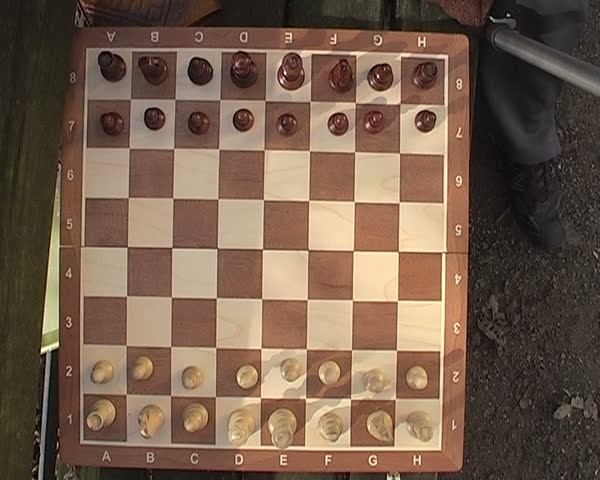
#> input picture input/1.jpg, 600 x 480 px
$ python FindChessboards.py   (older library calls are emulated)
#> lines starting #> are read from the running program, lines starting #| are printed output that depends on the picture; after the words box and inside, x2 and y2 are one past the last pixel; in counts of white or black regions, pixels touching at a corner belong together
# coding=utf-8
import PIL.Image
import matplotlib.image as mpimg
import scipy.ndimage
import cv2 # For Sobel etc
import glob
import numpy as np
import matplotlib.pyplot as plt
from matplotlib.pyplot import figure, imshow, axis
from matplotlib.image import imread
np.set_printoptions(suppress=True, linewidth=200) # Better printing of arrays
plt.rcParams['image.cmap'] = 'jet' # Default colormap is jet


# Saddle

def getSaddle(gray_img):
    img = gray_img.astype(np.float64)
    gx = cv2.Sobel(img,cv2.CV_64F,1,0)
    gy = cv2.Sobel(img,cv2.CV_64F,0,1)
    gxx = cv2.Sobel(gx,cv2.CV_64F,1,0)
    gyy = cv2.Sobel(gy,cv2.CV_64F,0,1)
    gxy = cv2.Sobel(gx,cv2.CV_64F,0,1)

    S = gxx*gyy - gxy**2
    return S

def nonmax_sup(img, win=10):
    w, h = img.shape
#     img = cv2.blur(img, ksize=(5,5))
    img_sup = np.zeros_like(img, dtype=np.float64)
    for i,j in np.argwhere(img):
        # Get neigborhood
        ta=max(0,i-win)
        tb=min(w,i+win+1)
        tc=max(0,j-win)
        td=min(h,j+win+1)
        cell = img[ta:tb,tc:td]
        val = img[i,j]
        if np.sum(cell.max() == cell) > 1:
            print(cell.argmax())
        if cell.max() == val:
            img_sup[i,j] = val
    return img_sup

def pruneSaddle(s):
    thresh = 128
    score = (s>0).sum()
    while (score > 10000):
        thresh = thresh*2
        s[s<thresh] = 0
        score = (s>0).sum()

# [10 lines left out: function getMinSaddleDist, not called in this run]

# Contour

def simplifyContours(contours):
  for i in range(len(contours)):
    # Approximate contour and update in place
    contours[i] = cv2.approxPolyDP(contours[i],0.04*cv2.arcLength(contours[i],True),True)

# [112 lines left out: functions is_square, getAngle, getContourVals, pruneContours, not called in this run]

def getContours(img, edges, iters=10):
    # Morphological Gradient to get internal squares of canny edges.
    kernel = cv2.getStructuringElement(cv2.MORPH_ELLIPSE,(3,3))
    edges_gradient = cv2.morphologyEx(edges, cv2.MORPH_GRADIENT, kernel)
    _, contours, hierarchy = cv2.findContours(edges_gradient, cv2.RETR_CCOMP, cv2.CHAIN_APPROX_SIMPLE)

    simplifyContours(contours)

    return np.array(contours), hierarchy[0]


# Corners

# [118 lines left out: functions updateCorners, getIdentityGrid, getChessGrid, findGoodPoints, getInitChessGrid, makeChessGrid and 3 more, not called in this run]


def loadImage(filepath):
#> called with filepath = 'input/1.jpg'
    img_orig = PIL.Image.open(filepath)
#> img_orig is the input picture: PIL image 600x480 RGB; mean R, G, B 116.4, 93.5, 76.6
    img_width, img_height = img_orig.size
#> img_width = 600; img_height = 480

    # Resize
    aspect_ratio = min(500.0/img_width, 500.0/img_height)
#> aspect_ratio = 0.833
    new_width, new_height = ((np.array(img_orig.size) * aspect_ratio)).astype(int)
#> new_width = 500; new_height = 400
    img = img_orig.resize((new_width,new_height), resample=PIL.Image.BILINEAR)
    img = img.convert('L') # grayscale
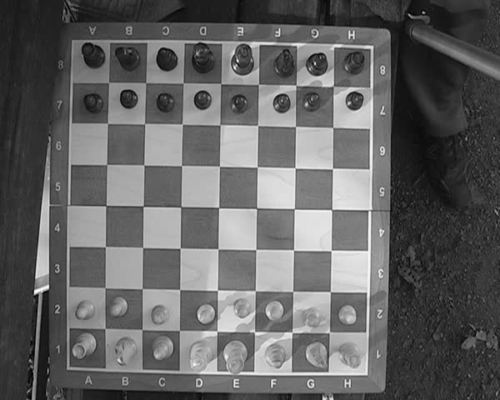
#> img: PIL image 500x400 L; min 4, max 251, mean 98.5
    img = np.array(img)

    return img

def findChessboard(img, min_pts_needed=15, max_pts_needed=25):
#> called with min_pts_needed = 15, max_pts_needed = 25
    blur_img = cv2.blur(img, (3,3)) # Blur it
    saddle = getSaddle(blur_img)
#> in getSaddle, `gxy = cv2.Sobel(gx,cv2.CV_64F,0,1)`:
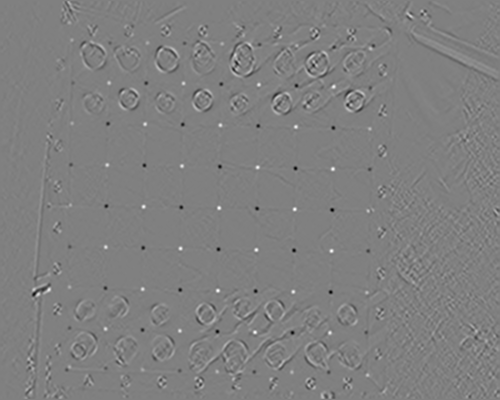
#> gxy: shape (400, 500) float64; min -1274, max 1262, mean 0; drawn with min black and max white
#> in getSaddle, `S = gxx*gyy - gxy**2`:
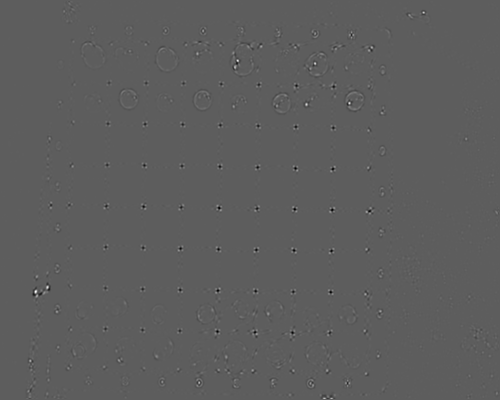
#> S: shape (400, 500) float64; min -1623076, max 2792576, mean -29.5; drawn with min black and max white
    saddle = -saddle
    saddle[saddle<0] = 0
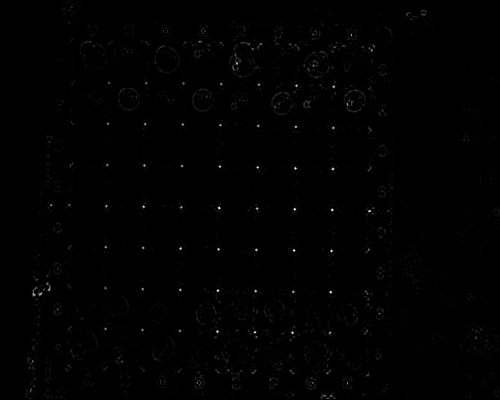
#> saddle: shape (400, 500) float64; min 0, max 1623076, mean 8663.6; drawn with min black and max white
    pruneSaddle(saddle)
#> in pruneSaddle, `score = (s>0).sum()`: score = 112366
#> the loop in pruneSaddle, `while (score > 10000):` made 9 passes
#> (thresh, score) on passes 1 to 9: (256, 88344), (512, 77062), (1024, 65040), (2048, 53101), (4096, 41641), (8192, 30285), (16384, 19807), (32768, 11396), (65536, 5750)
#> after the loop in pruneSaddle, `while (score > 10000):`: thresh = 65536
    s2 = nonmax_sup(saddle)
#> the loop in nonmax_sup, `for i,j in np.argwhere(img):` made 5750 passes
#> (i, j, ta, tb, tc, td, val) on passes 1, 3, 4: (1, 66, 0, 12, 56, 77, 66272), (1, 69, 0, 12, 59, 80, 189448), (2, 66, 0, 13, 56, 77, 98164)
    s2[s2<100000]=0
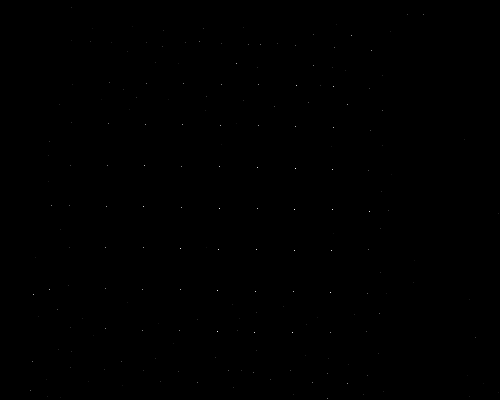
#> s2: shape (400, 500) float64; min 0, max 1623076, mean 524.1; drawn with min black and max white
    spts = np.argwhere(s2)
#> spts = 196 pairs, first value 7 to 398, second value 30 to 498

    edges = cv2.Canny(img, 20, 250)
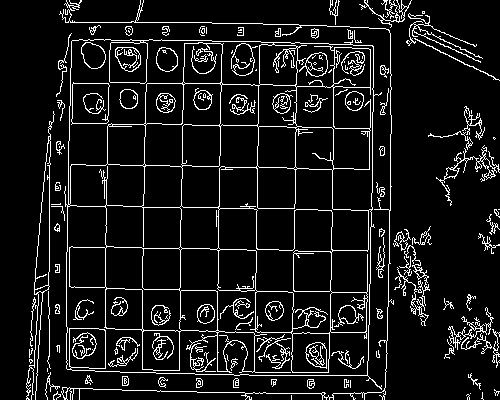
#> edges: shape (400, 500); 9.1% white in thin lines or dots
    contours_all, hierarchy = getContours(img, edges)
#> in getContours, `edges_gradient = cv2.morphologyEx(edges, cv2.MORPH_GRADIENT, kernel)`:
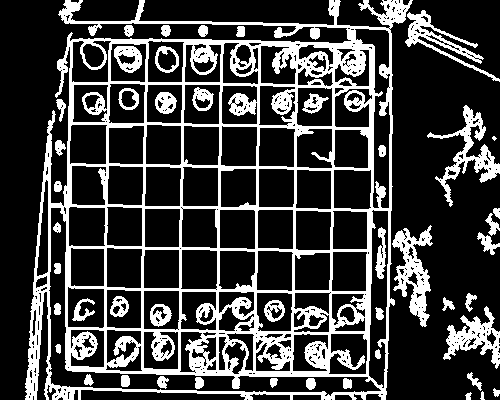
#> edges_gradient: shape (400, 500); 24.6% white; 47 white regions (1 under 20 px)
#> in getContours, `_, contours, hierarchy = cv2.findContours(edges_gradient, cv2.RETR_CCO..`: contours = 606 contours, 416 with area under 20; largest, box (x1, y1, x2, y2) and area: (25, 0, 413, 400) 123084, (48, 207, 382, 397) 7588, (368, 209, 389, 389) 2796, (354, 28, 391, 209) 2732, (392, 225, 433, 327) 1802
#> after the loop in simplifyContours, `for i in range(len(contours)):`: contours = 606 contours, 422 with area under 20; largest, box (x1, y1, x2, y2) and area: (25, 0, 413, 400) 134803, (50, 208, 382, 391) 3773, (355, 28, 390, 209) 2978, (392, 225, 431, 327) 1847, (427, 105, 500, 207) 1696
    contours, hierarchy = pruneContours(contours_all, hierarchy, saddle)

    curr_num_good = 0
    curr_grid_next = None
    curr_grid_good = None
    curr_M = None

    for cnt_i in range(len(contours)):
        #print ("On Contour %d" % cnt_i)
        cnt = contours[cnt_i].squeeze()
        grid_curr, ideal_grid, M = getInitChessGrid(cnt)

        for grid_i in range(7):
            grid_curr, ideal_grid, _ = makeChessGrid(M, N=(grid_i+1))
            grid_next, grid_good = findGoodPoints(grid_curr, spts)
            num_good = np.sum(grid_good)
            #print('I %d (N=%d), num_good: %d of %d' % (grid_i, grid_i+1, num_good, grid_good.size))
            if num_good < 4:
                M = None
                #print ("Failed to converge on this one")
                break
            M, _ = generateNewBestFit(ideal_grid, grid_next, grid_good)
            # Check that a valid and reasonable M was returned
            if M is None or np.abs(M[0,0] / M[1,1]) > 15 or np.abs(M[1,1] / M[0,0]) > 15:
#             if M is None:
                M = None
                #print ("Failed to converge on this one")
                break
        if M is None:
            continue
        elif num_good > curr_num_good:
            curr_num_good = num_good
            curr_grid_next = grid_next
            curr_grid_good = grid_good
            curr_M = M

        # If we found something with more than max needed, good enough to stop here
        if num_good > max_pts_needed:
            break

    # If we found something
    if curr_num_good > min_pts_needed:
        final_ideal_grid = getIdentityGrid(2+2*7)-7
        return curr_M, final_ideal_grid, curr_grid_next, curr_grid_good, spts
    else:
        return None, None, None, None, None

# [56 lines left out: functions getUnwarpedPoints, getBoardOutline, processSingle, not called in this run]

def main():
  filenames = glob.glob('input/*')
  fig = figure( figsize=(20, 20))
  n = len(filenames)
  col = 4
  row = n/col
  if (n%col != 0):
      row += 1

  for i in range(n):
      filename = filenames[i]
      print ("Processing %d/%d : %s" % (i+1,n,filename))

      img = loadImage(filename)
      M, ideal_grid, grid_next, grid_good, spts = findChessboard(img)

      # View
      if M is not None:
          M, _ = generateNewBestFit((ideal_grid+8)*32, grid_next, grid_good) # generate mapping for warping image
          img_warp = cv2.warpPerspective(img, M, (17*32, 17*32), flags=cv2.WARP_INVERSE_MAP)

          best_lines_x, best_lines_y = getBestLines(img_warp)
          xy_unwarp = getUnwarpedPoints(best_lines_x, best_lines_y, M)
          board_outline_unwarp = getBoardOutline(best_lines_x, best_lines_y, M)

          a=fig.add_subplot(row,col,i+1)

          axs = plt.axis()
          imshow(img, cmap='Greys_r');
          axs = plt.axis()
      #     plt.plot(spts[:,1],spts[:,0],'o')
  #         plt.plot(grid_next[:,0].A, grid_next[:,1].A,'rs')
  #         plt.plot(grid_next[grid_good,0].A, grid_next[grid_good,1].A,'rs', markersize=3)
          plt.plot(xy_unwarp[:,0], xy_unwarp[:,1], 'r.',)
          plt.plot(board_outline_unwarp[:,0], board_outline_unwarp[:,1], 'ro-', markersize=5, linewidth=3)
          plt.axis(axs)
          plt.title("%s :  N matches=%d" % (filename, np.sum(grid_good)))
          axis('off')
          print("    N good pts %d" % np.sum(grid_good))

      else:
          a=fig.add_subplot(row,col,i+1)
          imshow(img, cmap='Greys_r');
          plt.title("%s : Fail" % (filename))
          axis('off')
          print("    Fail")

  plt.savefig('result.png', bbox_inches='tight')
  plt.show()


if __name__ == '__main__':
#> (the run stopped early here; a loop or call above may not have finished)

$ run again, with input/img_08.png saved as input/1.jpg
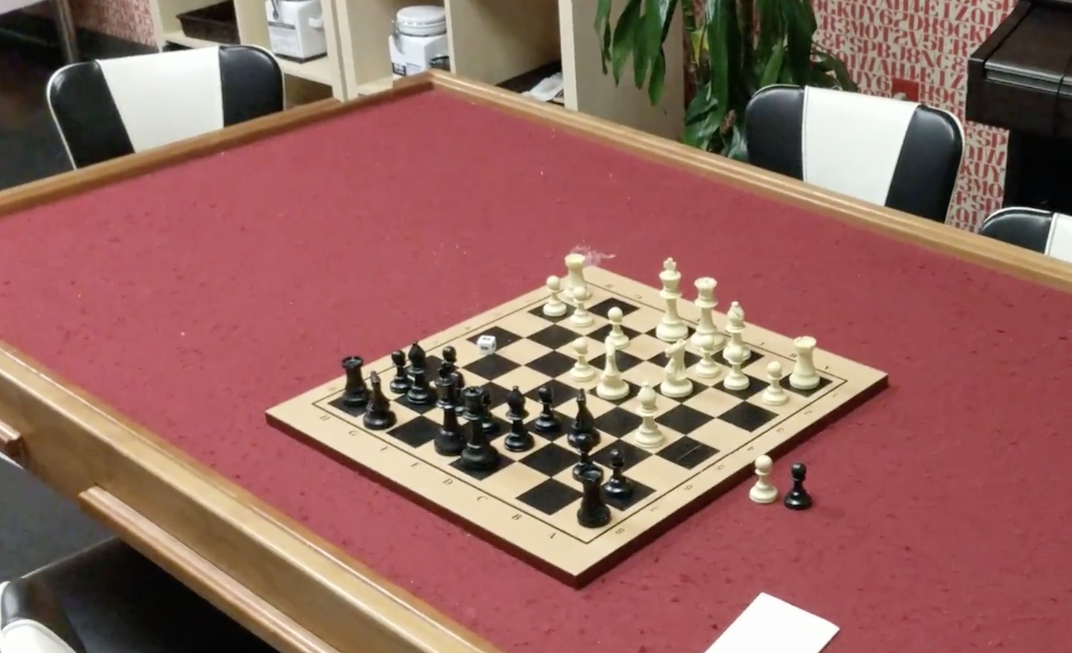
#> input picture input/img_08.png, 2144 x 1306 px (shown at 1/2 size)
#> in loadImage, img_orig is the input picture: PIL image 2144x1306 RGB; mean R, G, B 149, 103.3, 95.8
#> in pruneSaddle, `score = (s>0).sum()`: score = 84775
#> the loop in pruneSaddle, `while (score > 10000):` made 9 passes
#> (thresh, score) on passes 1 to 8: (256, 56347), (512, 46263), (1024, 38150), (2048, 31656), (4096, 26502), (8192, 21461), (16384, 16792), (32768, 12328)
#> after the loop in pruneSaddle, `while (score > 10000):`: thresh = 65536
#> the loop in nonmax_sup, `for i,j in np.argwhere(img):` made 8347 passes
#> (i, j, ta, tb, tc, td, val) on passes 1, 3, 4: (1, 18, 0, 12, 8, 29, 119796), (1, 20, 0, 12, 10, 31, 97240), (1, 102, 0, 12, 92, 113, 99040)
#> s2: shape (304, 500) float64; min 0, max 2686896, mean 740.4
#> spts = 130 pairs, first value 1 to 302, second value 1 to 495
#> in findChessboard, `edges = cv2.Canny(img, 20, 250)`:
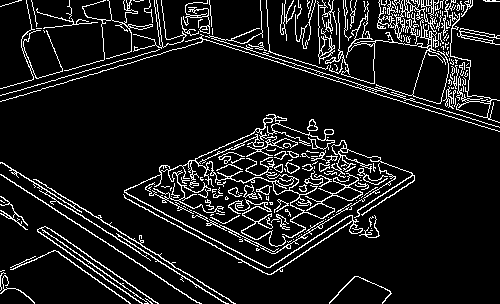
#> edges: shape (304, 500); 9.8% white in thin lines or dots
#> in getContours, `edges_gradient = cv2.morphologyEx(edges, cv2.MORPH_GRADIENT, kernel)`:
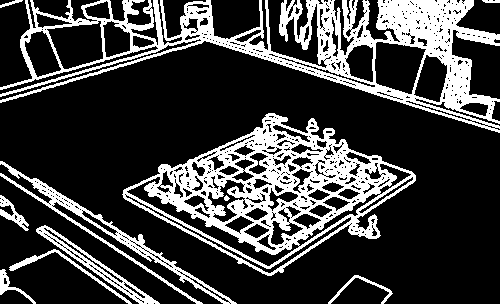
#> edges_gradient: shape (304, 500); 24.8% white; 11 white regions
#> in getContours, `_, contours, hierarchy = cv2.findContours(edges_gradient, cv2.RETR_CCO..`: contours = 832 contours, 696 with area under 20; largest, box (x1, y1, x2, y2) and area: (0, 0, 500, 133) 25192, (122, 113, 416, 276) 24666, (0, 161, 237, 304) 2643, (374, 41, 427, 95) 2008, (126, 176, 300, 267) 1978
#> after the loop in simplifyContours, `for i in range(len(contours)):`: contours = 832 contours, 712 with area under 20; largest, box (x1, y1, x2, y2) and area: (122, 113, 416, 276) 23762, (126, 176, 300, 267) 3100, (46, 20, 104, 70) 1918, (375, 41, 427, 95) 1912, (413, 54, 448, 103) 1004

$ run again, with input/img_1.png saved as input/1.jpg
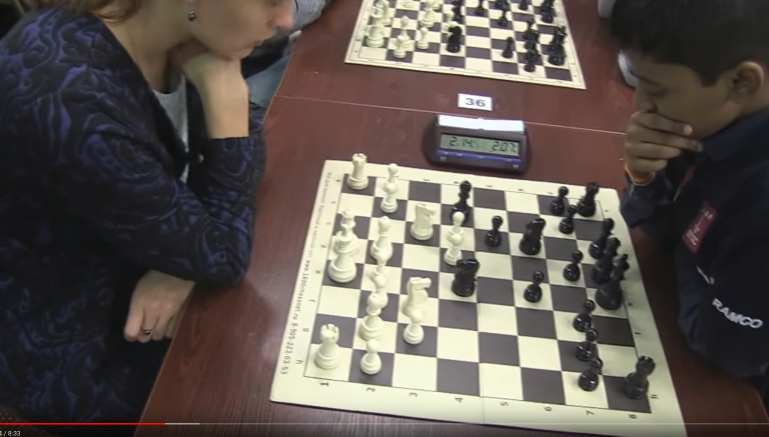
#> input picture input/img_1.png, 1537 x 873 px (shown at 1/2 size)
#> in loadImage, img_orig is the input picture: PIL image 1537x873 RGB; mean R, G, B 95.1, 87.1, 81.2
#> in pruneSaddle, `score = (s>0).sum()`: score = 76818
#> the loop in pruneSaddle, `while (score > 10000):` made 9 passes
#> (thresh, score) on passes 1 to 8: (256, 52671), (512, 45372), (1024, 38695), (2048, 31990), (4096, 25733), (8192, 20210), (16384, 15103), (32768, 10731)
#> after the loop in pruneSaddle, `while (score > 10000):`: thresh = 65536
#> the loop in nonmax_sup, `for i,j in np.argwhere(img):` made 7350 passes
#> (i, j, ta, tb, tc, td, val) on passes 1, 3, 4: (1, 236, 0, 12, 226, 247, 200372), (1, 246, 0, 12, 236, 257, 78412), (1, 247, 0, 12, 237, 258, 226912)
#> s2: shape (283, 500) float64; min 0, max 2612784, mean 945.2
#> spts = 130 pairs, first value 2 to 280, second value 8 to 485
#> in findChessboard, `edges = cv2.Canny(img, 20, 250)`:
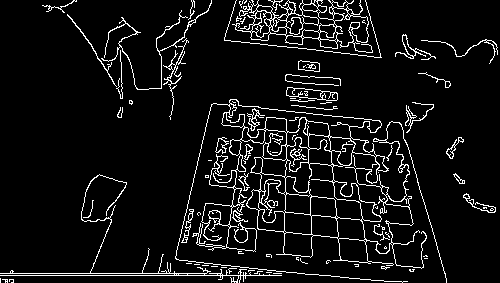
#> edges: shape (283, 500); 7.5% white in thin lines or dots
#> in getContours, `edges_gradient = cv2.morphologyEx(edges, cv2.MORPH_GRADIENT, kernel)`:
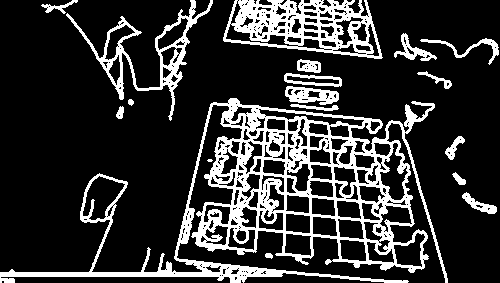
#> edges_gradient: shape (283, 500); 19.8% white; 18 white regions (1 under 20 px)
#> in getContours, `_, contours, hierarchy = cv2.findContours(edges_gradient, cv2.RETR_CCO..`: contours = 436 contours, 273 with area under 20; largest, box (x1, y1, x2, y2) and area: (0, 98, 448, 283) 31750, (223, 0, 383, 59) 6728, (66, 0, 213, 121) 3290, (82, 175, 126, 221) 1092, (379, 142, 409, 201) 820
#> after the loop in simplifyContours, `for i in range(len(contours)):`: contours = 436 contours, 279 with area under 20; largest, box (x1, y1, x2, y2) and area: (0, 104, 448, 283) 36206, (223, 0, 383, 58) 6795, (67, 0, 213, 121) 4472, (82, 178, 125, 220) 944, (379, 142, 409, 201) 693

$ run again, with input/img_12.png saved as input/1.jpg
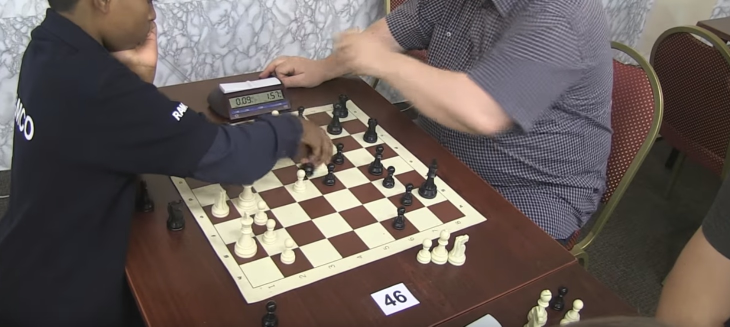
#> input picture input/img_12.png, 1460 x 653 px (shown at 1/2 size)
#> in loadImage, img_orig is the input picture: PIL image 1460x653 RGB; mean R, G, B 103, 92.6, 88.7
#> in pruneSaddle, `score = (s>0).sum()`: score = 59424
#> the loop in pruneSaddle, `while (score > 10000):` made 8 passes
#> (thresh, score) on passes 1 to 8: (256, 37737), (512, 32589), (1024, 27958), (2048, 23521), (4096, 19159), (8192, 14649), (16384, 10545), (32768, 6989)
#> after the loop in pruneSaddle, `while (score > 10000):`: thresh = 32768
#> the loop in nonmax_sup, `for i,j in np.argwhere(img):` made 6989 passes
#> (i, j, ta, tb, tc, td, val) on passes 1, 3, 4: (1, 29, 0, 12, 19, 40, 41200), (1, 31, 0, 12, 21, 42, 512464), (1, 32, 0, 12, 22, 43, 425272)
#> s2: shape (223, 500) float64; min 0, max 2696108, mean 743
#> spts = 90 pairs, first value 1 to 221, second value 6 to 498
#> edges: shape (223, 500); 9.2% white in thin lines or dots
#> in getContours, `edges_gradient = cv2.morphologyEx(edges, cv2.MORPH_GRADIENT, kernel)`:
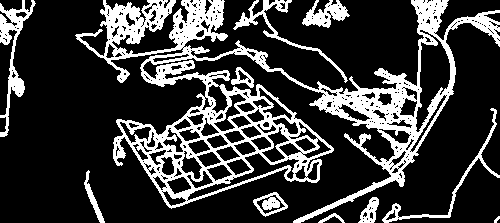
#> edges_gradient: shape (223, 500); 23% white; 11 white regions
#> in getContours, `_, contours, hierarchy = cv2.findContours(edges_gradient, cv2.RETR_CCO..`: contours = 475 contours, 372 with area under 20; largest, box (x1, y1, x2, y2) and area: (75, 0, 500, 223) 31197, (415, 29, 451, 133) 1826, (0, 0, 36, 137) 1110, (187, 152, 300, 201) 1044, (233, 0, 348, 83) 666
#> after the loop in simplifyContours, `for i in range(len(contours)):`: contours = 475 contours, 376 with area under 20; largest, box (x1, y1, x2, y2) and area: (75, 10, 500, 223) 42456, (0, 0, 34, 137) 2194, (417, 29, 451, 133) 1525, (382, 109, 500, 221) 1084, (187, 156, 300, 200) 824
